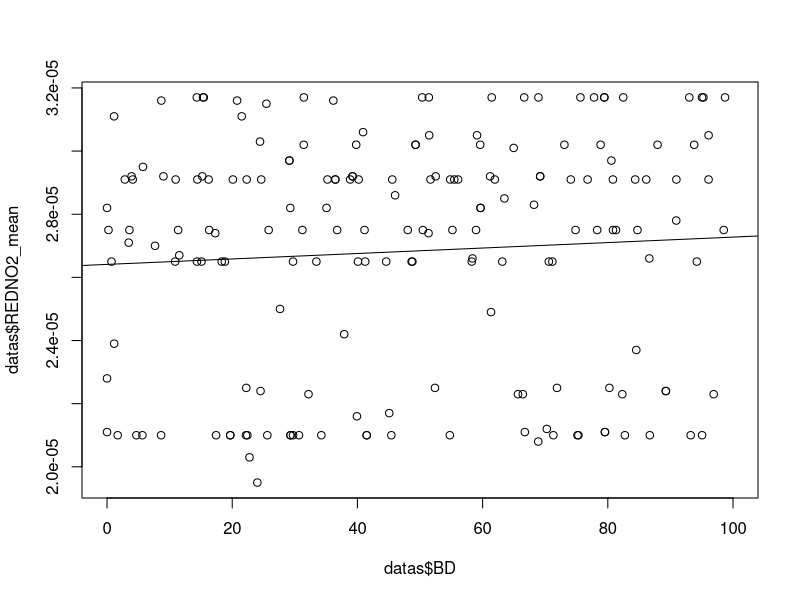
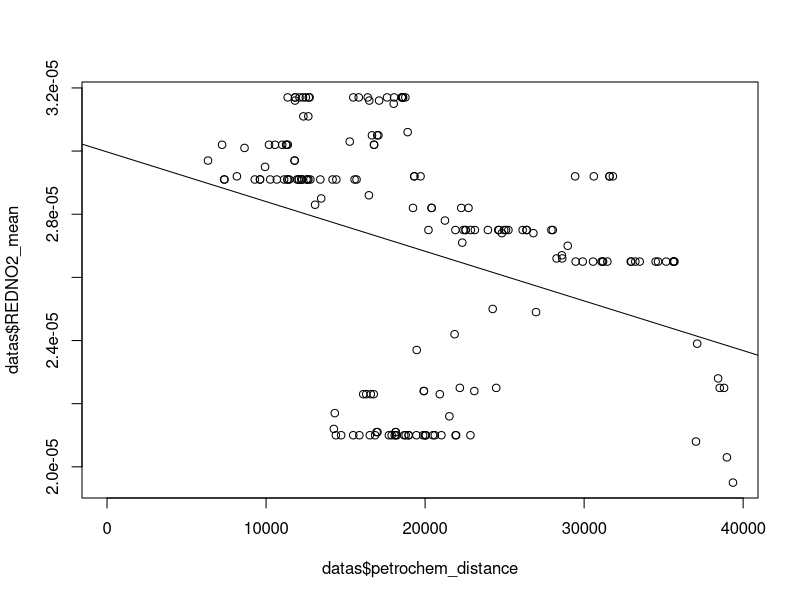
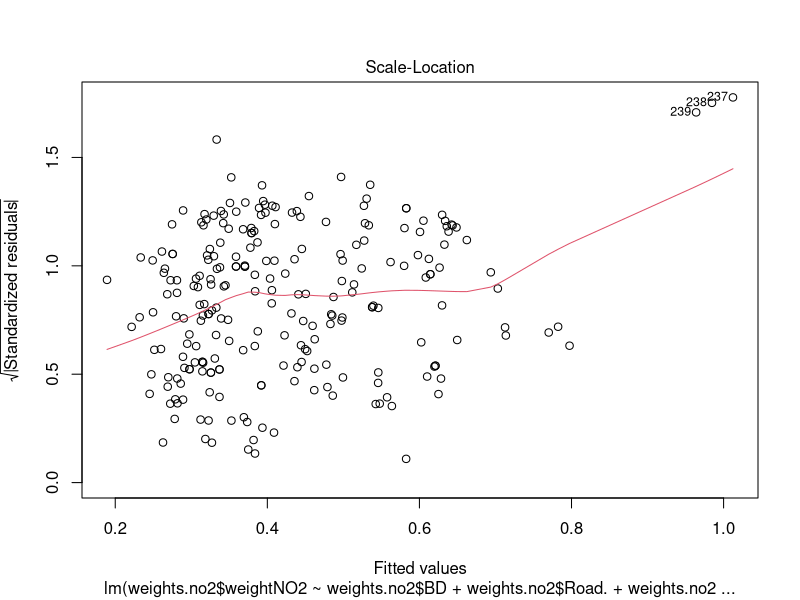
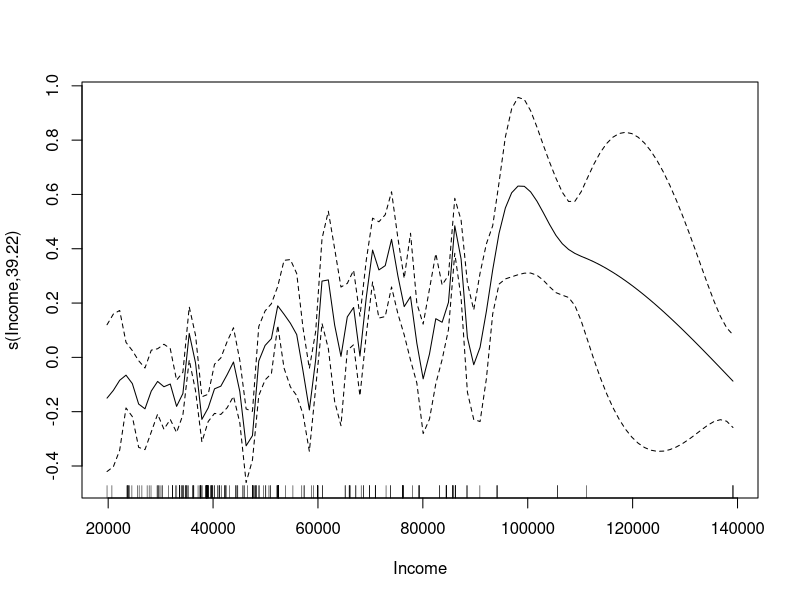
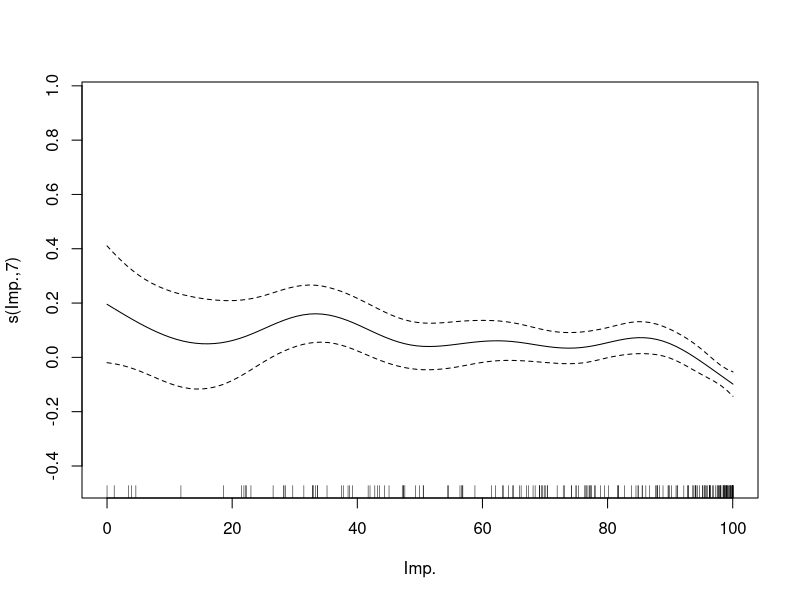
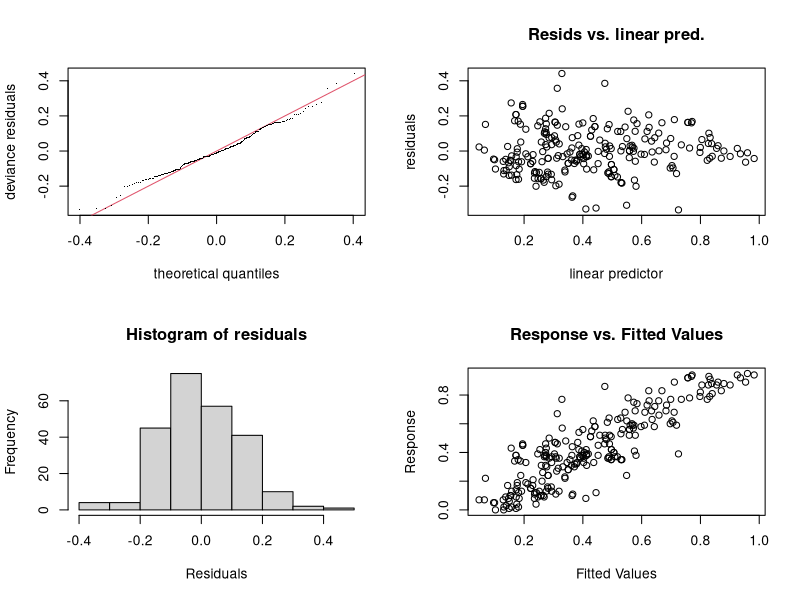
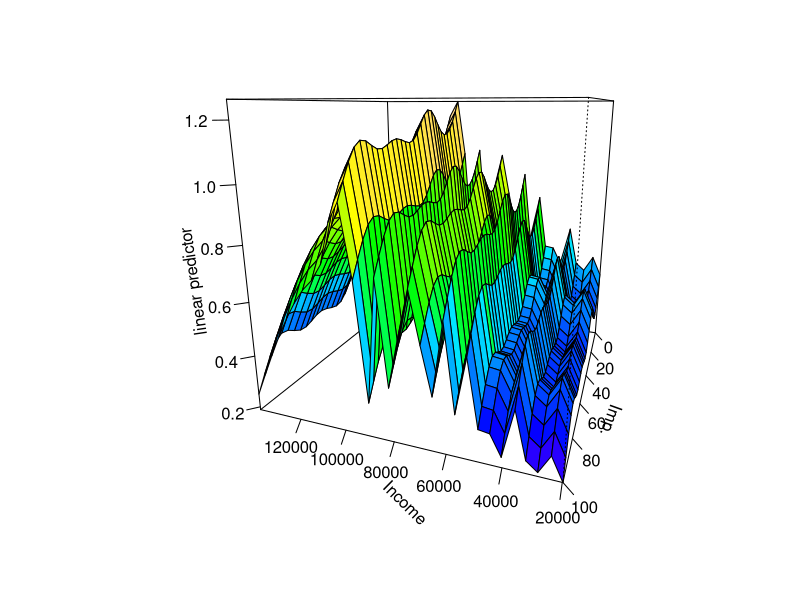
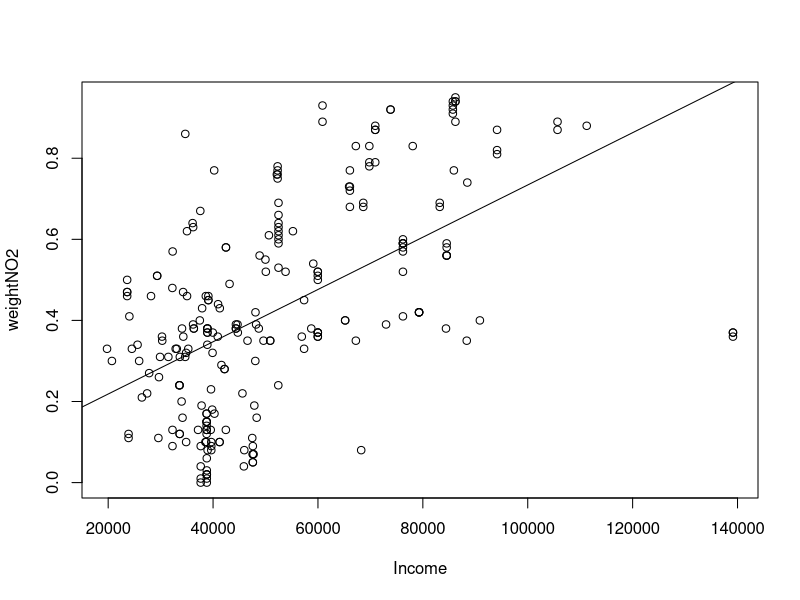

Reproduce these figures in R, in order. (Note: this script raises an error after producing the figures.)
##I clipped the raster image to exclude the NE of the island to see what the pattern would be
##in the absence of the petrochem facility's influence

datas<-read.csv("Data/Reduced_NO2_Data.csv")
View(datas)
air.lm<-lm(datas$REDNO2_mean~datas$BD)
plot(datas$REDNO2_mean~datas$BD)
abline(air.lm)
summary(air.lm)
#clearly no pattern

air.lm2<-lm(datas$REDNO2_mean~datas$BD+datas$Imp.)
summary(air.lm2)
#clearly no pattern

air.lm3<-lm(datas$REDNO2_mean~datas$petrochem_distance)
plot(datas$REDNO2_mean~datas$petrochem_distance)
summary(air.lm3)
abline(air.lm3)
##Even in the SW of the island, the distance to the petrochemical facility in the NE
##is the main determinant of NO2 concentrations 

air.lm4<-lm(datas$REDNO2_mean~datas$petrochem_distance+datas$Road.)
summary(air.lm4)
##After adding and deleting lots of possible variables, this seems to be strongest linear model

##Now I tried applying weights to the full shortlist dataset by mutliplying the NO2 values
##by their distance to the petrochemical facility. 

##Testing weighted values
weights.no2<-read.csv("Data/weighted_NO2_data.csv")
air.lm.weights<-lm(weights.no2$weightNO2~weights.no2$BD+weights.no2$Road.+weights.no2$Income)
summary(air.lm.weights)
plot(air.lm.weights, which=3)
##variance of residuals looks sketchy

library(mgcv)
gam.no2.weights<-gam(weightNO2~BD+s(Income, k=45)+
                       s(Imp., k=10)+NDVImean, data=weights.no2)
summary(gam.no2.weights)
plot(gam.no2.weights)
gam.check(gam.no2.weights)
concurvity(gam.no2.weights, full=FALSE)
##this model looks pretty good
vis.gam(gam.no2.weights, view=c("Income", "Imp."), plot.type="persp", theta=200,
        color="topo", ticktype="detailed")

##IMPORTANT NOTE##
#In the models above I tried including canopy cover and GS% but neither one
#was significant to the model. When I tried NDVI instead it worked better.
#I also tried including Road density but it hurt the model.
##I also tried including the interaction between Impervious and NDVI but this hurt the model.

##checking little scatterplots

plot(weightNO2~Income, data=weights.no2)
l<-lm(weightNO2~Income, data=weights.no2)
summary(l)
abline(l)

plot(data$NO2_mean~data$Income)
n<-lm(NO2_mean~Income, data=data)
summary(n)
abline(n)

b<-lm(NDVImean~Income, data=data)
plot(NDVImean~Income, data=data)
abline(b)

s<-lm(log(weightNO2)~log(X.canopy), data=weights.no2)
plot(log(weightNO2)~log(X.canopy), data=weights.no2)
abline(s)
#I logged the data here to help me see the dots better, not for real statistical purposes

v<-lm(Income~petrochem_distance, data=data)
summary(v)
plot(Income~petrochem_distance, data=data)
abline(v)

library(GGally)
library(tidyverse)

gally.data<-data%>%select(Income, petrochem_distance, NDVImean, X.canopy, Imp.)
ggpairs(gally.data)
##Distance to petrochem facility is significantly correlated with all these variables.
##Could this colinearity be an explanation for weird patterns I'm seeing?

####IMPORTANT NOTES################
#The way the reality of the city is, distance to the petrochemical facility
#is the only real controlling factor over NO2 pollution. This effect is so strong that
#by default, living further from the facility means lower NO2 levels. 

#Because of this, all the neighbourhoods with highest NO2 are right by the facility.
#These neighbourhoods also display the traits that normally cause high NO2 (low vegetation,
#high road densities, low income etc.). But when I apply weights, all these areas end up
#not counting because I'm multiplying them by 0 or almost 0 (ie: 0.003). This might be why
#I'm seeing reversed trends when I look at the weighted version of the data (I'm deleting
#any possible patterns by multiplying the low vegetation, low income areas by 0). 
